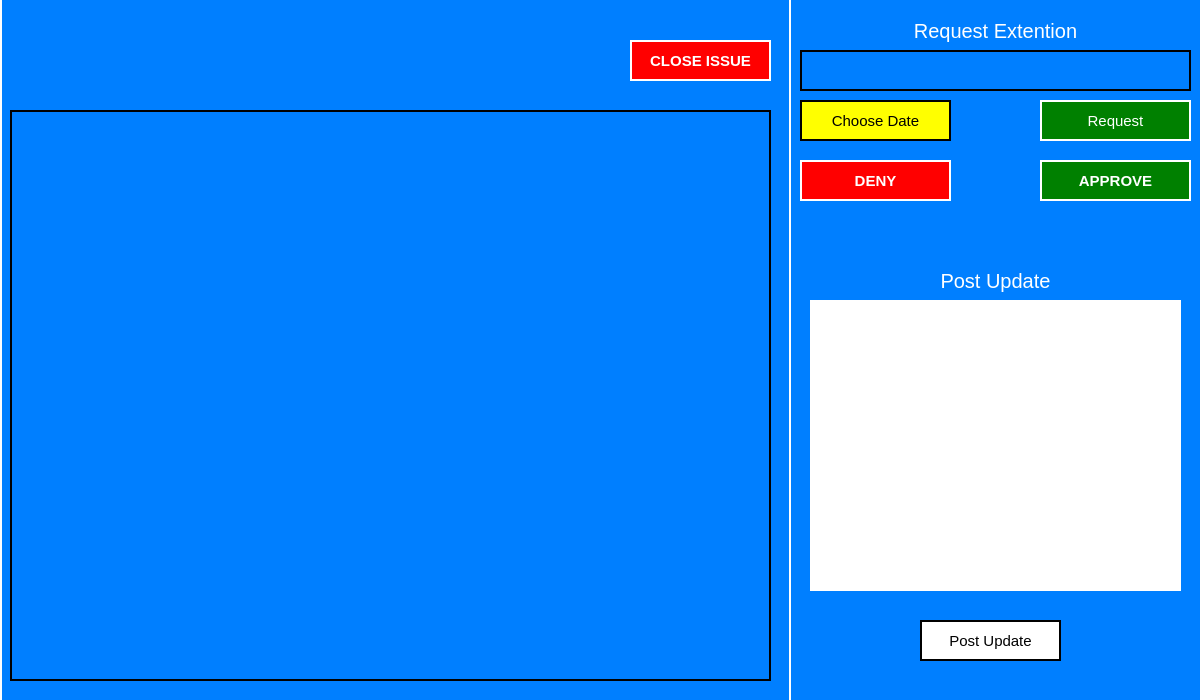
<?xml version="1.0" encoding="UTF-8"?>
<ui version="4.0">
 <class>issueCard_window</class>
 <widget class="QMainWindow" name="issueCard_window">
  <property name="geometry">
   <rect>
    <x>0</x>
    <y>0</y>
    <width>1200</width>
    <height>700</height>
   </rect>
  </property>
  <property name="minimumSize">
   <size>
    <width>1200</width>
    <height>700</height>
   </size>
  </property>
  <property name="maximumSize">
   <size>
    <width>1200</width>
    <height>700</height>
   </size>
  </property>
  <property name="windowTitle">
   <string>Issue</string>
  </property>
  <property name="styleSheet">
   <string notr="true">background-color:rgb(0, 127, 255);
font-famiily: &quot;Calibri Light&quot;;
color: white;</string>
  </property>
  <widget class="QWidget" name="centralwidget">
   <widget class="QLabel" name="issue_issueTitkle">
    <property name="geometry">
     <rect>
      <x>10</x>
      <y>10</y>
      <width>181</width>
      <height>21</height>
     </rect>
    </property>
    <property name="styleSheet">
     <string notr="true">font-size: 20px;
border: none</string>
    </property>
    <property name="text">
     <string>&lt;Issue&gt;</string>
    </property>
    <property name="alignment">
     <set>Qt::AlignCenter</set>
    </property>
   </widget>
   <widget class="QLabel" name="issue_issueCode">
    <property name="geometry">
     <rect>
      <x>10</x>
      <y>40</y>
      <width>181</width>
      <height>21</height>
     </rect>
    </property>
    <property name="styleSheet">
     <string notr="true">font-size: 20px;
border: none</string>
    </property>
    <property name="text">
     <string>&lt;Issue Code&gt;</string>
    </property>
    <property name="alignment">
     <set>Qt::AlignCenter</set>
    </property>
   </widget>
   <widget class="QLabel" name="issue_raisedDate">
    <property name="geometry">
     <rect>
      <x>10</x>
      <y>70</y>
      <width>181</width>
      <height>21</height>
     </rect>
    </property>
    <property name="styleSheet">
     <string notr="true">font-size: 20px;
border: none</string>
    </property>
    <property name="text">
     <string>&lt;Raised Date&gt;</string>
    </property>
    <property name="alignment">
     <set>Qt::AlignCenter</set>
    </property>
   </widget>
   <widget class="QTableView" name="tableView">
    <property name="geometry">
     <rect>
      <x>10</x>
      <y>110</y>
      <width>761</width>
      <height>571</height>
     </rect>
    </property>
    <property name="styleSheet">
     <string notr="true">background-color: &quot;light gray&quot;;
color: black;
border: 2px solid black;</string>
    </property>
   </widget>
   <widget class="QGroupBox" name="groupBox">
    <property name="geometry">
     <rect>
      <x>0</x>
      <y>-10</y>
      <width>791</width>
      <height>811</height>
     </rect>
    </property>
    <property name="styleSheet">
     <string notr="true">border: 2px solid white;</string>
    </property>
    <property name="title">
     <string/>
    </property>
    <widget class="QPushButton" name="setStatus_btn_3">
     <property name="geometry">
      <rect>
       <x>630</x>
       <y>50</y>
       <width>141</width>
       <height>41</height>
      </rect>
     </property>
     <property name="styleSheet">
      <string notr="true">background-color: red;
color: white;
border: 2px solid white;
border-radius: none;
font-size: 15px;
font-weight: bold</string>
     </property>
     <property name="text">
      <string>CLOSE ISSUE</string>
     </property>
    </widget>
   </widget>
   <widget class="QLabel" name="label">
    <property name="geometry">
     <rect>
      <x>900</x>
      <y>10</y>
      <width>191</width>
      <height>41</height>
     </rect>
    </property>
    <property name="styleSheet">
     <string notr="true">font-size: 20px;
border: none;</string>
    </property>
    <property name="text">
     <string>Request Extention</string>
    </property>
    <property name="alignment">
     <set>Qt::AlignCenter</set>
    </property>
   </widget>
   <widget class="QLineEdit" name="requestExtention_date_display">
    <property name="geometry">
     <rect>
      <x>800</x>
      <y>50</y>
      <width>391</width>
      <height>41</height>
     </rect>
    </property>
    <property name="styleSheet">
     <string notr="true">background-color: &quot;light gray&quot;;
border: 2px solid black;
font-size: 20px;</string>
    </property>
   </widget>
   <widget class="QPushButton" name="setStatus_btn_5">
    <property name="geometry">
     <rect>
      <x>1040</x>
      <y>100</y>
      <width>151</width>
      <height>41</height>
     </rect>
    </property>
    <property name="styleSheet">
     <string notr="true">background-color: green;
color: white;
border: 2px solid white;
border-radius: none;
font-size: 15px;</string>
    </property>
    <property name="text">
     <string>Request</string>
    </property>
   </widget>
   <widget class="QPushButton" name="requestExtention_date_selection_btn">
    <property name="geometry">
     <rect>
      <x>800</x>
      <y>100</y>
      <width>151</width>
      <height>41</height>
     </rect>
    </property>
    <property name="styleSheet">
     <string notr="true">background-color: rgb(255, 255, 0);
color: black;
border: 2px solid black;
border-radius: none;
font-size: 15px;</string>
    </property>
    <property name="text">
     <string>Choose Date</string>
    </property>
   </widget>
   <widget class="QPushButton" name="issue_postUpdate_btn">
    <property name="geometry">
     <rect>
      <x>920</x>
      <y>620</y>
      <width>141</width>
      <height>41</height>
     </rect>
    </property>
    <property name="styleSheet">
     <string notr="true">background-color: white;
color: black;
border: 2px solid black;
border-radius: none;
font-size: 15px;</string>
    </property>
    <property name="text">
     <string>Post Update</string>
    </property>
   </widget>
   <widget class="QPushButton" name="setStatus_btn">
    <property name="geometry">
     <rect>
      <x>1040</x>
      <y>160</y>
      <width>151</width>
      <height>41</height>
     </rect>
    </property>
    <property name="styleSheet">
     <string notr="true">background-color: green;
color: white;
border: 2px solid white;
border-radius: none;
font-size: 15px;
font-weight: bold</string>
    </property>
    <property name="text">
     <string>APPROVE</string>
    </property>
   </widget>
   <widget class="QPushButton" name="setStatus_btn_2">
    <property name="geometry">
     <rect>
      <x>800</x>
      <y>160</y>
      <width>151</width>
      <height>41</height>
     </rect>
    </property>
    <property name="styleSheet">
     <string notr="true">background-color: red;
color: white;
border: 2px solid white;
border-radius: none;
font-size: 15px;
font-weight: bold</string>
    </property>
    <property name="text">
     <string>DENY</string>
    </property>
   </widget>
   <widget class="QLabel" name="label_2">
    <property name="geometry">
     <rect>
      <x>900</x>
      <y>260</y>
      <width>191</width>
      <height>41</height>
     </rect>
    </property>
    <property name="styleSheet">
     <string notr="true">font-size: 20px;
border: none;</string>
    </property>
    <property name="text">
     <string>Post Update</string>
    </property>
    <property name="alignment">
     <set>Qt::AlignCenter</set>
    </property>
   </widget>
   <widget class="QTextEdit" name="issue_postUpdate_input">
    <property name="geometry">
     <rect>
      <x>810</x>
      <y>300</y>
      <width>371</width>
      <height>291</height>
     </rect>
    </property>
    <property name="styleSheet">
     <string notr="true">background-color: white;
border: 2px solid white;
color: black;
font-size: 20px;</string>
    </property>
   </widget>
   <zorder>groupBox</zorder>
   <zorder>issue_issueTitkle</zorder>
   <zorder>issue_issueCode</zorder>
   <zorder>issue_raisedDate</zorder>
   <zorder>tableView</zorder>
   <zorder>label</zorder>
   <zorder>requestExtention_date_display</zorder>
   <zorder>setStatus_btn_5</zorder>
   <zorder>requestExtention_date_selection_btn</zorder>
   <zorder>issue_postUpdate_btn</zorder>
   <zorder>setStatus_btn</zorder>
   <zorder>setStatus_btn_2</zorder>
   <zorder>label_2</zorder>
   <zorder>issue_postUpdate_input</zorder>
  </widget>
 </widget>
 <resources/>
 <connections/>
</ui>
